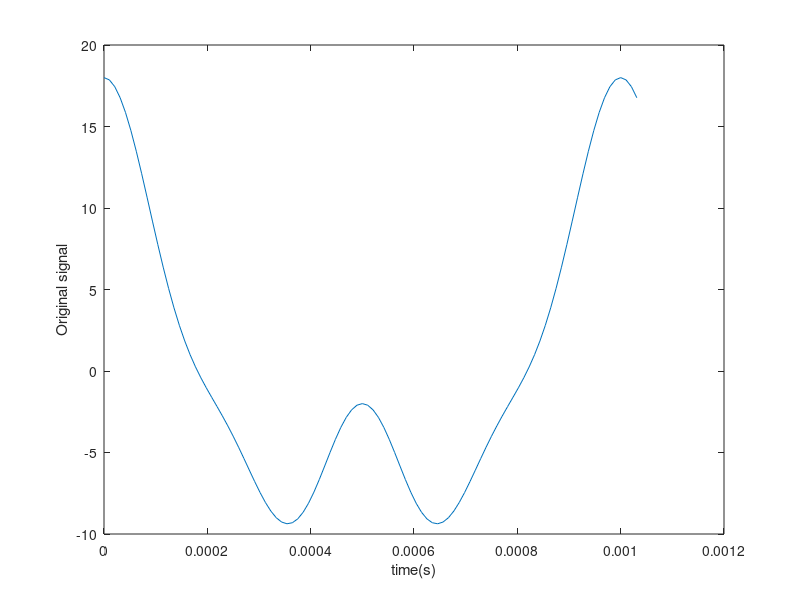
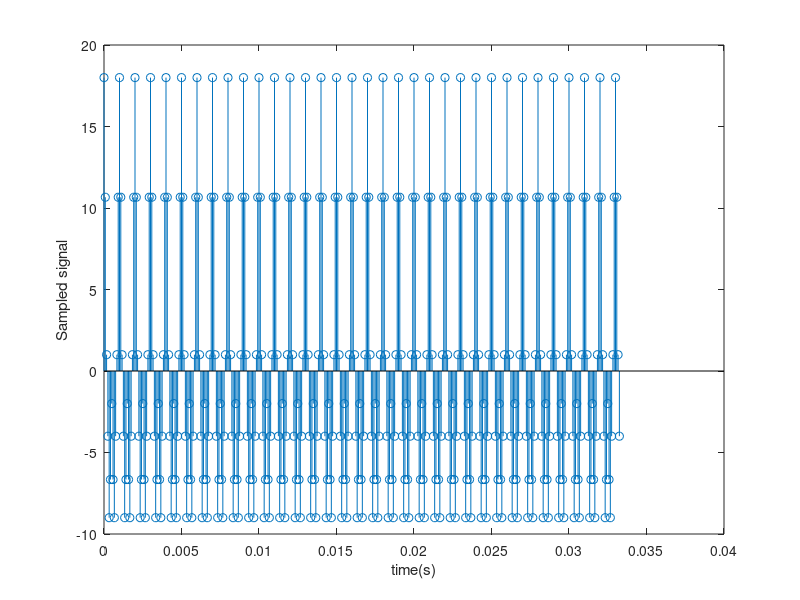
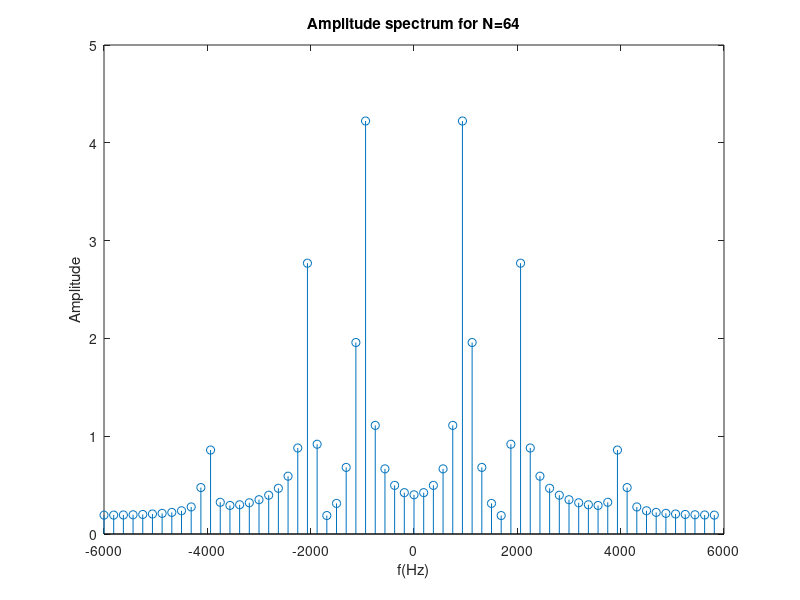
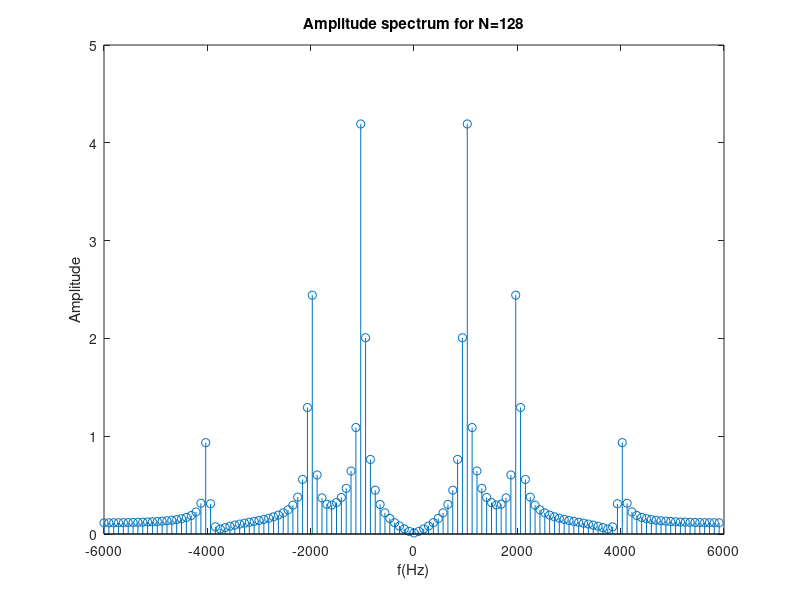

These charts were generated, in order, by the following MATLAB code:
%% Script file for Exp 1 in DSP lab
clc;
clear;
close all;

%% ----------------------------- Part A and B -------------------------- %%
% sampling freq (this was changed for part B)
Fs=12e3;
% time interval
Ts = 1/Fs;
% original time interval
Tsorig = 1/96e3;
Fsorig = 1/Tsorig;
% time base original
torig = (0:4000)*Tsorig;
% sampling time base
t = (0:500)*Ts;

% generate signal
xorig = 10*cos(2*pi*1e3*torig)+6*cos(2*pi*2e3*torig)+2*cos(2*pi*4*1e3*torig);

figure;
plot(torig(1:100),xorig(1:100));
xlabel('time(s)');
ylabel('Original signal');

% sampled signal
x = 10*cos(2*pi*1e3*t)+6*cos(2*pi*2e3*t)+2*cos(2*pi*4*1e3*t);

sn = round(50/(Fs*Tsorig)); % x axis limit for sampled display

figure;
stem(t(1:sn),x(1:sn));
xlabel('time(s)');
ylabel('Sampled signal');

%% Case 1 N = 64
% number of sampling instances
N1 = 64;
% frequency base
f1 = (-N1/2:N1/2-1)*Fs/N1;

% generate fft
fft_x1 = fftshift(fft(x,N1));
%find amplitudes
amp_fft_x1 = abs(fft_x1/N1);

figure;
stem(f1,amp_fft_x1);
title('Amplitude spectrum for N=64');
xlabel('f(Hz)');
ylabel('Amplitude');

%% Case 2 N = 128
% number of sampling instances
N2 = 128;

% frequency base
f2 = (-N2/2:N2/2-1)*Fs/N2;

% generate fft
fft_x2 = fftshift(fft(x,N2));
%find amplitudes
amp_fft_x2 = abs(fft_x2/N2);

figure;
stem(f2,amp_fft_x2);
title('Amplitude spectrum for N=128');
xlabel('f(Hz)');
ylabel('Amplitude');

%% Case 3 N = 256
% number of sampling instances
N3 = 256;
% frequency base
f3 = (-N3/2:N3/2-1)*Fs/N3;
% generate fft
fft_x3 = fftshift(fft(x,N3));
%find amplitudes
amp_fft_x3 = abs(fft_x3/N3);

figure;
stem(f3,amp_fft_x3);
title('Amplitude spectrum for N=256');
xlabel('f(Hz)');
ylabel('Amplitude');

%% Perform sample and hold on the sampled signal

% zeroth order interpolation
samp_hold = interp1(t,x,torig,'previous');
figure;
plot(torig,samp_hold);
title('Zero order hold sampling');
xlabel('time(s)');
ylabel('Sample and hold');

% cutoff frequency
fc = 6e3/(Fsorig/2);
% LPF
[z,p,k] = butter(4,fc,'low');
sos = zp2sos(z,p,k);
% recover signal via lpf
zero_order_recover = sosfilt(sos,samp_hold);

figure;
plot(torig,zero_order_recover);
hold on;
plot(torig,xorig,':r','LineWidth',2);
title('Signal recovered from sample and hold');
xlabel('time(s)');
ylabel('Recovered signal');

%% First order interpolation

% first order interpolation
lin_inter = interp1(t,x,torig);
figure;
plot(t,x,'o',torig,lin_inter,':.','LineWidth',2);
title('First order hold sampling');
xlabel('time(s)');
ylabel('Amplitude');

figure;
plot(torig,lin_inter);
hold on;
plot(torig,xorig,':r','LineWidth',2);
title('Signal recovered from linear interpolation');
xlabel('time(s)');
ylabel('Recovered signal');
